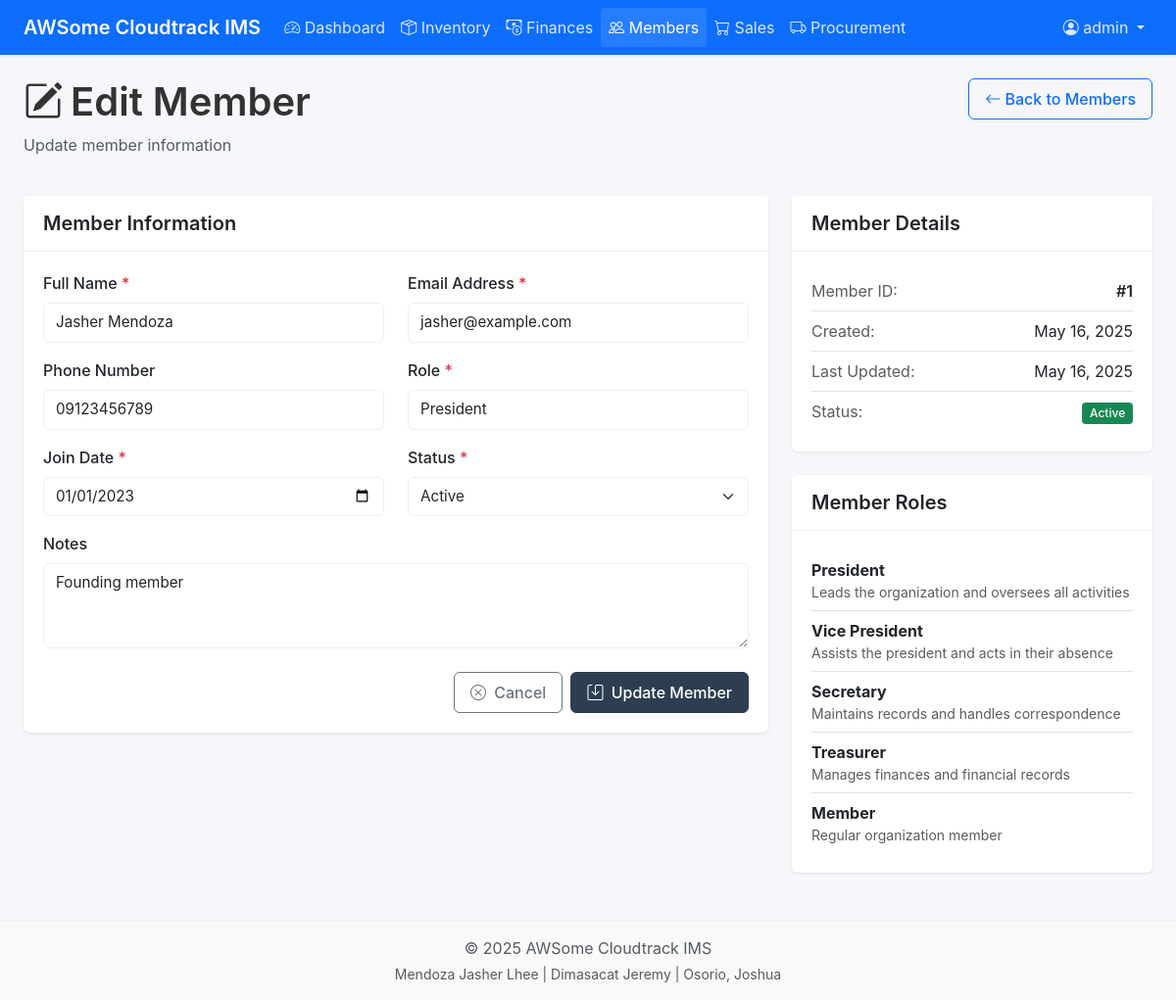
Screenshot of /members/edit-members.php?id=1 (signed in) with the database file from the repository.
### tables this page shows
CREATE TABLE members (
    id INT AUTO_INCREMENT PRIMARY KEY,
    name VARCHAR(100) NOT NULL,
    email VARCHAR(100) NOT NULL,
    phone VARCHAR(20),
    role VARCHAR(50) NOT NULL,
    join_date DATE NOT NULL,
    status ENUM('active', 'inactive') NOT NULL DEFAULT 'active',
    notes TEXT,
    created_at TIMESTAMP DEFAULT CURRENT_TIMESTAMP,
    updated_at TIMESTAMP DEFAULT CURRENT_TIMESTAMP ON UPDATE CURRENT_TIMESTAMP
);

### includes/functions.php (called while the page is built)
<?php
$base_url = '/awsomecloudtrack';
if (!function_exists('url')) {
    function url($path = '') {
        global $base_url;
        return $base_url . '/' . ltrim($path, '/');
    }
}

### members/edit-members.php (the view, shortened to what this page needs)
<?php
include '../includes/db_connect.php';
include '../includes/header.php';
$id = $_GET['id'];
$query = "SELECT * FROM members WHERE id = ?";
$stmt = $conn->prepare($query);
$stmt->bind_param("i", $id);
$stmt->execute();
$result = $stmt->get_result();
$member = $result->fetch_assoc();
?>
<div class="row mb-4">
    <div class="col-md-6">
        <h1><i class="bi bi-pencil-square me-2"></i>Edit Member</h1>
        <p class="text-muted">Update member information</p>
    </div>
    <div class="col-md-6 text-end">
        <a href="<?php echo url('members/index.php'); ?>" class="btn btn-outline-primary">
            <i class="bi bi-arrow-left"></i> Back to Members
        </a>
    </div>
</div>
<div class="row">
    <div class="col-lg-8">
        <div class="card">
            <div class="card-header bg-white">
                <h5 class="mb-0">Member Information</h5>
            </div>
            <div class="card-body">
                <form method="post" action="<?php echo htmlspecialchars($_SERVER["PHP_SELF"]) . "?id=" . $id; ?>" class="needs-validation" novalidate>
                    <div class="row">
                        <div class="col-md-6 mb-3">
                            <label for="name" class="form-label">Full Name <span class="text-danger">*</span></label>
                            <input type="text" class="form-control" id="name" name="name" value="<?php echo $member['name']; ?>" required>
                        </div>
                        <div class="col-md-6 mb-3">
                            <label for="email" class="form-label">Email Address <span class="text-danger">*</span></label>
                            <input type="email" class="form-control" id="email" name="email" value="<?php echo $member['email']; ?>" required>
                        </div>
                    </div>
                    <div class="row">
                        <div class="col-md-6 mb-3">
                            <label for="phone" class="form-label">Phone Number</label>
                            <input type="text" class="form-control" id="phone" name="phone" value="<?php echo $member['phone']; ?>">
                        </div>
                        <div class="col-md-6 mb-3">
                            <label for="role" class="form-label">Role <span class="text-danger">*</span></label>
                            <input type="text" class="form-control" id="role" name="role" list="roleList" value="<?php echo $member['role']; ?>" required>
                        </div>
                    </div>
                    <div class="row">
                        <div class="col-md-6 mb-3">
                            <label for="join_date" class="form-label">Join Date <span class="text-danger">*</span></label>
                            <input type="date" class="form-control" id="join_date" name="join_date" value="<?php echo $member['join_date']; ?>" required>
                        </div>
                        <div class="col-md-6 mb-3">
                            <label for="status" class="form-label">Status <span class="text-danger">*</span></label>
                            <select class="form-select" id="status" name="status" required>
                                <option value="active" <?php echo $member['status'] == 'active' ? 'selected' : ''; ?>>Active</option>
                            </select>
                        </div>
                    </div>
                    <div class="mb-3">
                        <label for="notes" class="form-label">Notes</label>
                        <textarea class="form-control" id="notes" name="notes" rows="3"><?php echo $member['notes']; ?></textarea>
                    </div>
                    <div class="d-grid gap-2 d-md-flex justify-content-md-end mt-4">
                        <a href="<?php echo url('members/index.php'); ?>" class="btn btn-outline-secondary">
                            <i class="bi bi-x-circle me-1"></i> Cancel
                        </a>
                        <button type="submit" class="btn btn-primary">
                            <i class="bi bi-save me-1"></i> Update Member
                        </button>
                    </div>
                </form>
            </div>
        </div>
    </div>
    <div class="col-lg-4">
        <div class="card mb-4">
            <div class="card-header bg-white">
                <h5 class="mb-0">Member Details</h5>
            </div>
            <div class="card-body">
                <ul class="list-group list-group-flush">
                    <li class="list-group-item d-flex justify-content-between px-0">
                        <span class="text-muted">Member ID:</span>
                        <span class="fw-semibold">#<?php echo $member['id']; ?></span>
                    </li>
                    <li class="list-group-item d-flex justify-content-between px-0">
                        <span class="text-muted">Created:</span>
                        <span><?php echo date('M d, Y', strtotime($member['created_at'])); ?></span>
                    </li>
                    <li class="list-group-item d-flex justify-content-between px-0">
                        <span class="text-muted">Last Updated:</span>
                        <span><?php echo date('M d, Y', strtotime($member['updated_at'])); ?></span>
                    </li>
                    <li class="list-group-item d-flex justify-content-between px-0">
                        <span class="text-muted">Status:</span>
                        <span>
                            <?php if($member['status'] == 'active'): ?>
                                <span class="badge bg-success">Active</span>
                            <?php else: ?>
                                <span class="badge bg-secondary">Inactive</span>
                            <?php endif; ?>
                        </span>
                    </li>
                </ul>
            </div>
        </div>
        <div class="card">
            <div class="card-header bg-white">
                <h5 class="mb-0">Member Roles</h5>
            </div>
            <div class="card-body">
                <ul class="list-group list-group-flush">
                    <li class="list-group-item px-0">
                        <strong>President</strong>
                        <p class="mb-0 text-muted small">Leads the organization and oversees all activities</p>
                    </li>
                    <li class="list-group-item px-0">
                        <strong>Vice President</strong>
                        <p class="mb-0 text-muted small">Assists the president and acts in their absence</p>
                    </li>
                    <li class="list-group-item px-0">
                        <strong>Secretary</strong>
                        <p class="mb-0 text-muted small">Maintains records and handles correspondence</p>
                    </li>
                    <li class="list-group-item px-0">
                        <strong>Treasurer</strong>
                        <p class="mb-0 text-muted small">Manages finances and financial records</p>
                    </li>
                    <li class="list-group-item px-0">
                        <strong>Member</strong>
                        <p class="mb-0 text-muted small">Regular organization member</p>
                    </li>
                </ul>
            </div>
        </div>
    </div>
</div>
<?php include '../includes/footer.php'; ?>

### assets/css/style.css (style rules this page uses)
:root { --primary: #2c3e50; --secondary: #34495e; --success: #27ae60; --danger: #e74c3c; --warning: #f39c12; --info: #3498db; --light: #f8f9fa; --dark: #212529; --gray: #6c757d; --gray-light: #ecf0f1; --body-bg: #f5f7fa; }
body { font-family: -apple-system, BlinkMacSystemFont, "Segoe UI", Roboto, Oxygen, Ubuntu, Cantarell, "Open Sans", "Helvetica Neue", sans-serif; background-color: var(--body-bg); color: #333; line-height: 1.5; }
h1, h2, h3, h4, h5, h6 { font-weight: 600; margin-bottom: 0.5rem; }
.card { border: none; border-radius: 0.375rem; box-shadow: 0 1px 3px rgba(0, 0, 0, 0.1); margin-bottom: 1.5rem; }
.card-header { background-color: #fff; border-bottom: 1px solid var(--gray-light); padding: 1rem 1.25rem; font-weight: 600; }
.card-body { padding: 1.25rem; }
.badge { font-weight: 500; padding: 0.4em 0.65em; border-radius: 0.25rem; }
.form-control, .form-select { padding: 0.5rem 0.75rem; border-radius: 0.375rem; border: 1px solid var(--gray-light); font-size: 0.95rem; }
.form-label { font-weight: 500; margin-bottom: 0.5rem; }
.btn { padding: 0.5rem 1rem; border-radius: 0.375rem; font-weight: 500; }
.btn-primary { background-color: var(--primary); border-color: var(--primary); }

### rows the page displays
members: name "Jasher Mendoza", email "jasher@example.com", phone "09123456789", role "President", join_date "01/01/2023", status "Active", notes "Founding member", id "1", created_at "May 16, 2025", updated_at "May 16, 2025"

### other values shown
$_SESSION['username'] "admin"
